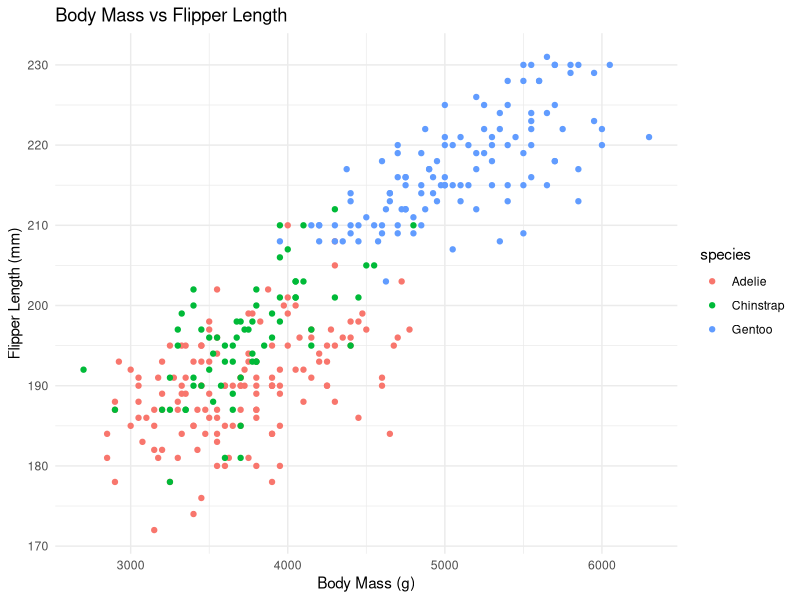
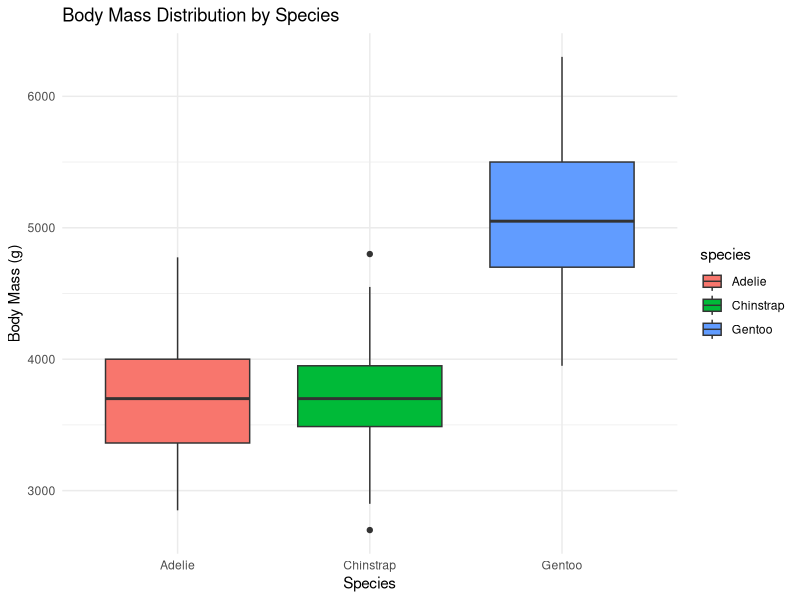
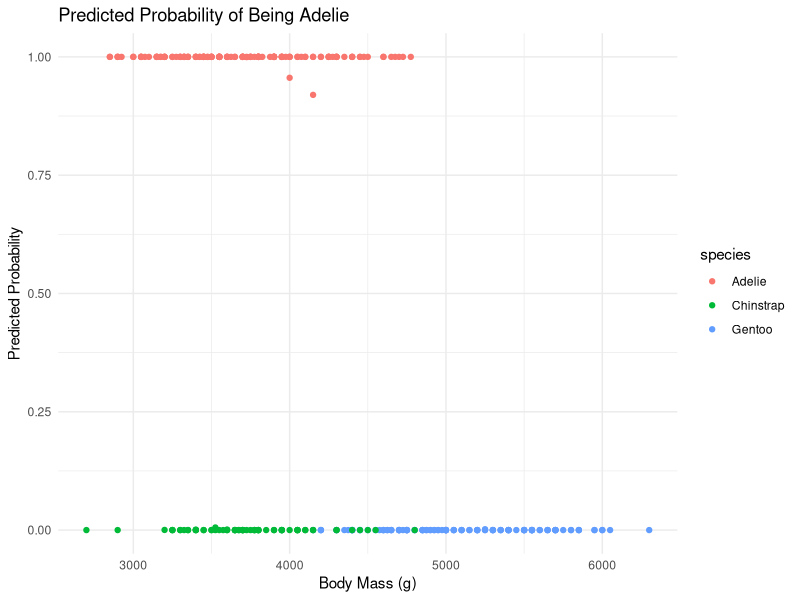

Reproduce these figures in R, in order.
# Load required packages
library(tidyverse)
library(lme4)
library(palmerpenguins)
library(ggplot2)

# Load the dataset
data(penguins)

# Data Exploration
head(penguins)
summary(penguins)
str(penguins)

# Data Cleaning
# Remove rows with missing values
penguins_clean <- penguins %>%
  drop_na()

# Check for remaining missing values
summary(penguins_clean)

# Data Visualization
# Scatter plot of body mass and flipper length
ggplot(penguins_clean, aes(x = body_mass_g, y = flipper_length_mm, color = species)) +
  geom_point() +
  labs(title = "Body Mass vs Flipper Length",
       x = "Body Mass (g)",
       y = "Flipper Length (mm)") +
  theme_minimal()

# Box plot of body mass by species
ggplot(penguins_clean, aes(x = species, y = body_mass_g, fill = species)) +
  geom_boxplot() +
  labs(title = "Body Mass Distribution by Species",
       x = "Species",
       y = "Body Mass (g)") +
  theme_minimal()

# Data Analysis and Model Building
# Create a binary response variable (1 for Adelie, 0 for others)
penguins_clean$Is_Adelie <- as.integer(penguins_clean$species == "Adelie")

# Fit a binomial generalized linear mixed model
binomial_glmm <- glmer(Is_Adelie ~ body_mass_g + flipper_length_mm + (1 | island),
                       family = binomial(link = "logit"), data = penguins_clean)

# Model summary
summary(binomial_glmm)

# Model development: add bill length and bill depth as predictors
binomial_glmm2 <- glmer(Is_Adelie ~ body_mass_g + flipper_length_mm + bill_length_mm + bill_depth_mm + (1 | island),
                        family = binomial(link = "logit"), data = penguins_clean)

# Model summary
summary(binomial_glmm2)

# Model comparison using AIC
AIC(binomial_glmm,binomial_glmm2)

# Visualize model predictions
penguins_clean$Predicted_Prob <- predict(binomial_glmm2, type = "response")

ggplot(penguins_clean, aes(x = body_mass_g, y = Predicted_Prob, color = species)) +
  geom_point() +
  labs(title = "Predicted Probability of Being Adelie",
       x = "Body Mass (g)",
       y = "Predicted Probability") +
  theme_minimal()
